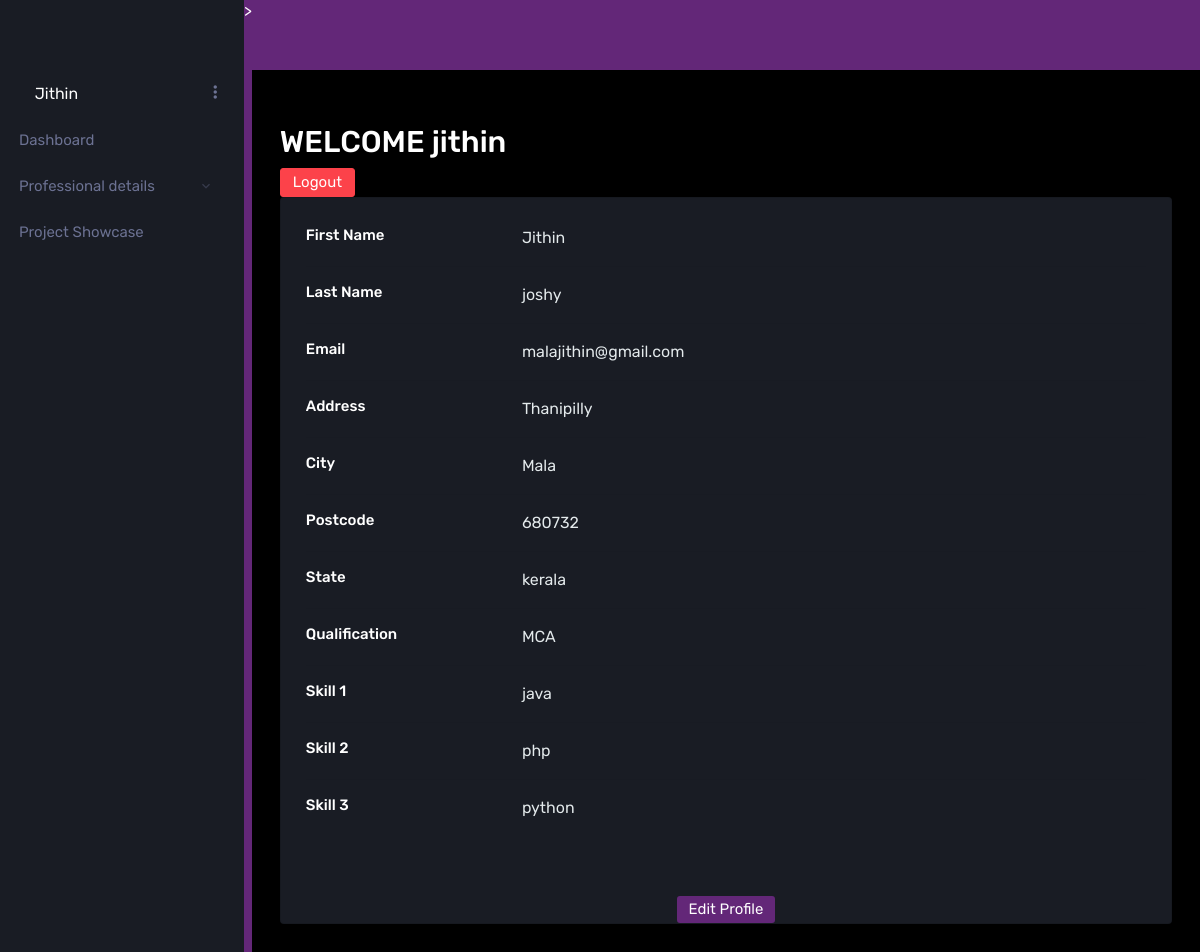
Page /profile/ (signed in) on the committed database.
### userapp/models.py (models this page shows, shortened)
class UserProfile(models.Model):
    user = models.OneToOneField(User, on_delete=models.CASCADE)
    address = models.CharField(max_length=200)
    postcode = models.IntegerField(null=True)
    city = models.CharField(max_length=255)
    state = models.CharField(max_length=100)
    qualification = models.CharField(max_length=200)
    skill1 = models.CharField(max_length=255)
    skill2 = models.CharField(max_length=255)
    skill3 = models.CharField(max_length=255)

### userapp/views.py (the view)
# urls.py: path('profile/',views.profile,name='profile'),
def profile(request):
    user_profile, created = UserProfile.objects.get_or_create(user=request.user)
    return render(request, 'users/profile.html', {'user_profile': user_profile})

### templates/users/profile.html
{% extends 'users/index.html' %}
{% load static %}
{% block content %}
<h2>WELCOME {{user.username}}</h2>
<a href="{% url 'logout' %}"><button class="btn btn-danger" >Logout</button></a>
 <div class="card mb-3">
                <div class="card-body">
                  <div class="row">
                    <div class="col-sm-3">
                      <h6 class="mb-0">First Name</h6>
                    </div>
                    <div class="col-sm-9 text-secondary">
                      {{ user.first_name }}
                    </div>
                  </div>
                  <hr>
                  <div class="row">
                    <div class="col-sm-3">
                      <h6 class="mb-0">Last Name</h6>
                    </div>
                    <div class="col-sm-9 text-secondary">
                      {{ user.last_name }}
                    </div>
                  </div>
                  <hr>
                  <div class="row">
                    <div class="col-sm-3">
                      <h6 class="mb-0">Email</h6>
                    </div>
                    <div class="col-sm-9 text-secondary">
                      {{ user.email }}
                    </div>
                  </div>
                  <hr>
                  <div class="row">
                    <div class="col-sm-3">
                      <h6 class="mb-0">Address</h6>
                    </div>
                    <div class="col-sm-9 text-secondary">
                        {{ user_profile.address }}
                    </div>
                  </div>
                  <hr>
                  <div class="row">
                    <div class="col-sm-3">
                      <h6 class="mb-0">City</h6>
                    </div>
                    <div class="col-sm-9 text-secondary">
                        {{ user_profile.city }}
                    </div>
                  </div>
                  <hr>
                    <div class="row">
                    <div class="col-sm-3">
                      <h6 class="mb-0">Postcode</h6>
                    </div>
                    <div class="col-sm-9 text-secondary">
                        {{ user_profile.postcode }}
                    </div>
                  </div>
                    <hr>
                    <div class="row">
                    <div class="col-sm-3">
                      <h6 class="mb-0">State</h6>
                    </div>
                    <div class="col-sm-9 text-secondary">
                        {{ user_profile.state }}
                    </div>
                  </div>
                    <hr>
                    <div class="row">
                    <div class="col-sm-3">
                      <h6 class="mb-0">Qualification</h6>
                    </div>
                    <div class="col-sm-9 text-secondary">
                        {{ user_profile.qualification }}
                    </div>
                  </div>
                    <hr>
                    <div class="row">
                    <div class="col-sm-3">
                      <h6 class="mb-0">Skill 1</h6>
                    </div>
                    <div class="col-sm-9 text-secondary">
                        {{ user_profile.skill1 }}
                    </div>
                  </div>
                    <hr>
                    <div class="row">
                    <div class="col-sm-3">
                      <h6 class="mb-0">Skill 2</h6>
                    </div>
                    <div class="col-sm-9 text-secondary">
                        {{ user_profile.skill2 }}
                    </div>
                  </div>
                    <hr>
                    <div class="row">
                    <div class="col-sm-3">
                      <h6 class="mb-0">Skill 3</h6>
                    </div>
                    <div class="col-sm-9 text-secondary">
                        {{ user_profile.skill3 }}
                    </div>
                  </div>
                </div>
<div class="mt-5 text-center"><a href="{% url 'editprofile' %}"><button class="btn btn-primary profile-button" >Edit Profile</button></a></div>
{% endblock %}

### templates/partials/sidebar.html (shortened to what this page needs)
{% load static %}
<nav class="sidebar sidebar-offcanvas" id="sidebar">
    <div class="sidebar-brand-wrapper d-none d-lg-flex align-items-center justify-content-center fixed-top">
    </div>
    <ul class="nav">
        <li class="nav-item profile">
            <div class="profile-desc">
                    <div class="profile-name">
                        <h5 class="mb-0 font-weight-normal">{{ user.username | capfirst }}</h5>
                    </div>
                <a data-toggle="dropdown" href="#" id="profile-dropdown"><i class="mdi mdi-dots-vertical"></i></a>
            </div>
        </li>
        <li class="nav-item menu-items">
            <a class="nav-link" href="{% url 'profile' %}">
                <span class="menu-title">Dashboard</span>
            </a>
        </li>
        <li class="nav-item menu-items">
            <a aria-controls="ui-basic" aria-expanded="false" class="nav-link" data-toggle="collapse" href="#ui-basic">
                <span class="menu-title">Professional details</span>
                <i class="menu-arrow"></i>
            </a>
        </li>
         <li class="nav-item menu-items">
            <a class="nav-link" href="{% url 'viewproject' %}">
                <span class="menu-title">Project Showcase</span>
            </a>
        </li>
    </ul>
</nav>

### rows in the picture
UserProfile: address "Thanipilly", city "Mala", postcode "680732", state "kerala", qualification "MCA", skill1 "java", skill2 "php", skill3 "python"

### other values in the picture
{{ user.username | capfirst }} "Jithin"
{{ user.username }} "jithin"
{{ user.first_name }} "Jithin"
{{ user.last_name }} "joshy"
{{ user.email }} "malajithin@gmail.com"
